Frame 1 (no input): blank canvas, image omitted
Frame 60 (the mouse pressed at the canvas centre just before this capture): blank canvas, image omitted
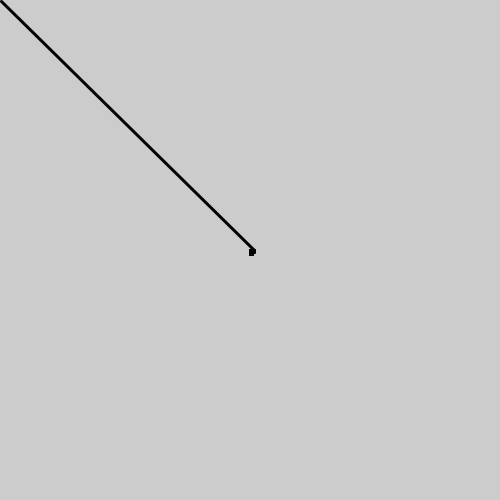
Frame 120 (the mouse held since frame 60 and released just before this capture)

The Processing sketch whose frames 1 and 60 were blank and that drew this single picture after the mouse press (run headless with seeded random() and noise(); from frame 60 on, the mouse is pressed at the canvas centre):

// Processing sketch: processing_11628
// ── processing_11628.pde

void setup(){
  size(500, 500);
  smooth();
}

void draw(){
  if(mousePressed == true){
    blurredLine(pmouseX, pmouseY, mouseX, mouseY);
  }
}

void blurredLine(float x1, float y1, float x2, float y2){
  strokeWeight(3);
  line(x1 + random(3), y1 + random(5), x2 + random(5), y2 + random(3));
}

void keyPressed(){
  save("blurredLine.png");
}
